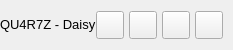
           <widget class="QFrame" name="contentTopBg">
            <property name="minimumSize">
             <size>
              <width>0</width>
              <height>50</height>
             </size>
            </property>
            <property name="maximumSize">
             <size>
              <width>16777215</width>
              <height>50</height>
             </size>
            </property>
            <property name="frameShape">
             <enum>QFrame::NoFrame</enum>
            </property>
            <property name="frameShadow">
             <enum>QFrame::Raised</enum>
            </property>
            <layout class="QHBoxLayout" name="horizontalLayout">
             <property name="spacing">
              <number>0</number>
             </property>
             <property name="leftMargin">
              <number>0</number>
             </property>
             <property name="topMargin">
              <number>0</number>
             </property>
             <property name="rightMargin">
              <number>10</number>
             </property>
             <property name="bottomMargin">
              <number>0</number>
             </property>
             <item>
              <widget class="QFrame" name="leftBox">
               <property name="sizePolicy">
                <sizepolicy hsizetype="Expanding" vsizetype="Preferred">
                 <horstretch>0</horstretch>
                 <verstretch>0</verstretch>
                </sizepolicy>
               </property>
               <property name="frameShape">
                <enum>QFrame::NoFrame</enum>
               </property>
               <property name="frameShadow">
                <enum>QFrame::Raised</enum>
               </property>
               <layout class="QHBoxLayout" name="horizontalLayout_3">
                <property name="spacing">
                 <number>0</number>
                </property>
                <property name="leftMargin">
                 <number>0</number>
                </property>
                <property name="topMargin">
                 <number>0</number>
                </property>
                <property name="rightMargin">
                 <number>0</number>
                </property>
                <property name="bottomMargin">
                 <number>0</number>
                </property>
                <item>
                 <widget class="QLabel" name="titleRightInfo">
                  <property name="sizePolicy">
                   <sizepolicy hsizetype="Preferred" vsizetype="Expanding">
                    <horstretch>0</horstretch>
                    <verstretch>0</verstretch>
                   </sizepolicy>
                  </property>
                  <property name="maximumSize">
                   <size>
                    <width>16777215</width>
                    <height>45</height>
                   </size>
                  </property>
                  <property name="font">
                   <font>
                    <family>Segoe UI</family>
                    <pointsize>10</pointsize>
                    <weight>50</weight>
                    <italic>false</italic>
                    <bold>false</bold>
                   </font>
                  </property>
                  <property name="text">
                   <string>QU4R7Z - Daisy</string>
                  </property>
                  <property name="alignment">
                   <set>Qt::AlignLeading|Qt::AlignLeft|Qt::AlignVCenter</set>
                  </property>
                 </widget>
                </item>
               </layout>
              </widget>
             </item>
             <item alignment="Qt::AlignRight">
              <widget class="QFrame" name="rightButtons">
               <property name="minimumSize">
                <size>
                 <width>0</width>
                 <height>28</height>
                </size>
               </property>
               <property name="frameShape">
                <enum>QFrame::NoFrame</enum>
               </property>
               <property name="frameShadow">
                <enum>QFrame::Raised</enum>
               </property>
               <layout class="QHBoxLayout" name="horizontalLayout_2">
                <property name="spacing">
                 <number>5</number>
                </property>
                <property name="leftMargin">
                 <number>0</number>
                </property>
                <property name="topMargin">
                 <number>0</number>
                </property>
                <property name="rightMargin">
                 <number>0</number>
                </property>
                <property name="bottomMargin">
                 <number>0</number>
                </property>
                <item>
                 <widget class="QPushButton" name="settingsTopBtn">
                  <property name="minimumSize">
                   <size>
                    <width>28</width>
                    <height>28</height>
                   </size>
                  </property>
                  <property name="maximumSize">
                   <size>
                    <width>28</width>
                    <height>28</height>
                   </size>
                  </property>
                  <property name="cursor">
                   <cursorShape>PointingHandCursor</cursorShape>
                  </property>
                  <property name="toolTip">
                   <string>Settings</string>
                  </property>
                  <property name="text">
                   <string/>
                  </property>
                  <property name="icon">
                   <iconset resource="resources.qrc">
                    <normaloff>:/icons/images/icons/icon_settings.png</normaloff>:/icons/images/icons/icon_settings.png</iconset>
                  </property>
                  <property name="iconSize">
                   <size>
                    <width>20</width>
                    <height>20</height>
                   </size>
                  </property>
                 </widget>
                </item>
                <item>
                 <widget class="QPushButton" name="minimizeAppBtn">
                  <property name="minimumSize">
                   <size>
                    <width>28</width>
                    <height>28</height>
                   </size>
                  </property>
                  <property name="maximumSize">
                   <size>
                    <width>28</width>
                    <height>28</height>
                   </size>
                  </property>
                  <property name="cursor">
                   <cursorShape>PointingHandCursor</cursorShape>
                  </property>
                  <property name="toolTip">
                   <string>Minimize</string>
                  </property>
                  <property name="text">
                   <string/>
                  </property>
                  <property name="icon">
                   <iconset resource="resources.qrc">
                    <normaloff>:/icons/images/icons/icon_minimize.png</normaloff>:/icons/images/icons/icon_minimize.png</iconset>
                  </property>
                  <property name="iconSize">
                   <size>
                    <width>20</width>
                    <height>20</height>
                   </size>
                  </property>
                 </widget>
                </item>
                <item>
                 <widget class="QPushButton" name="maximizeRestoreAppBtn">
                  <property name="minimumSize">
                   <size>
                    <width>28</width>
                    <height>28</height>
                   </size>
                  </property>
                  <property name="maximumSize">
                   <size>
                    <width>28</width>
                    <height>28</height>
                   </size>
                  </property>
                  <property name="font">
                   <font>
                    <family>Segoe UI</family>
                    <pointsize>10</pointsize>
                    <weight>50</weight>
                    <italic>false</italic>
                    <bold>false</bold>
                    <stylestrategy>PreferDefault</stylestrategy>
                   </font>
                  </property>
                  <property name="cursor">
                   <cursorShape>PointingHandCursor</cursorShape>
                  </property>
                  <property name="toolTip">
                   <string>Maximize</string>
                  </property>
                  <property name="text">
                   <string/>
                  </property>
                  <property name="icon">
                   <iconset resource="resources.qrc">
                    <normaloff>:/icons/images/icons/icon_maximize.png</normaloff>:/icons/images/icons/icon_maximize.png</iconset>
                  </property>
                  <property name="iconSize">
                   <size>
                    <width>20</width>
                    <height>20</height>
                   </size>
                  </property>
                 </widget>
                </item>
                <item>
                 <widget class="QPushButton" name="closeAppBtn">
                  <property name="minimumSize">
                   <size>
                    <width>28</width>
                    <height>28</height>
                   </size>
                  </property>
                  <property name="maximumSize">
                   <size>
                    <width>28</width>
                    <height>28</height>
                   </size>
                  </property>
                  <property name="cursor">
                   <cursorShape>PointingHandCursor</cursorShape>
                  </property>
                  <property name="toolTip">
                   <string>Close</string>
                  </property>
                  <property name="text">
                   <string/>
                  </property>
                  <property name="icon">
                   <iconset resource="resources.qrc">
                    <normaloff>:/icons/images/icons/icon_close.png</normaloff>:/icons/images/icons/icon_close.png</iconset>
                  </property>
                  <property name="iconSize">
                   <size>
                    <width>20</width>
                    <height>20</height>
                   </size>
                  </property>
                 </widget>
                </item>
               </layout>
              </widget>
             </item>
            </layout>
           </widget>
